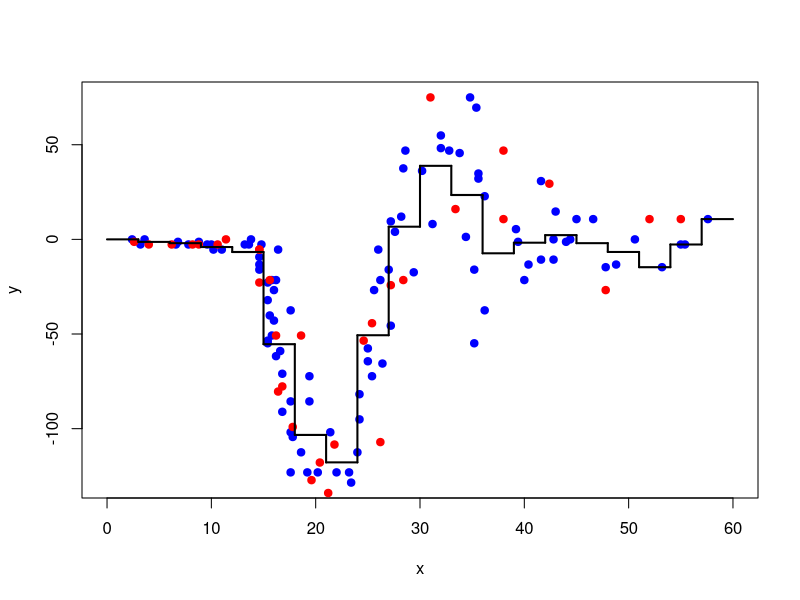
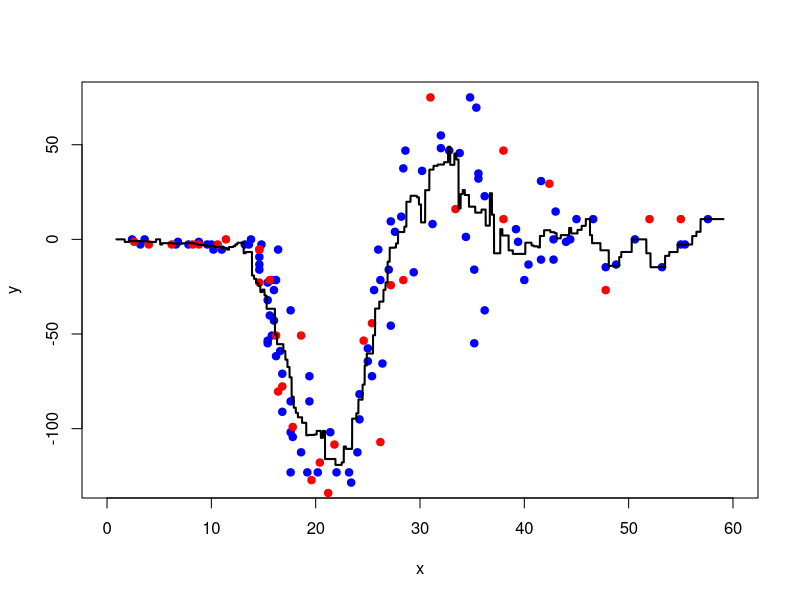
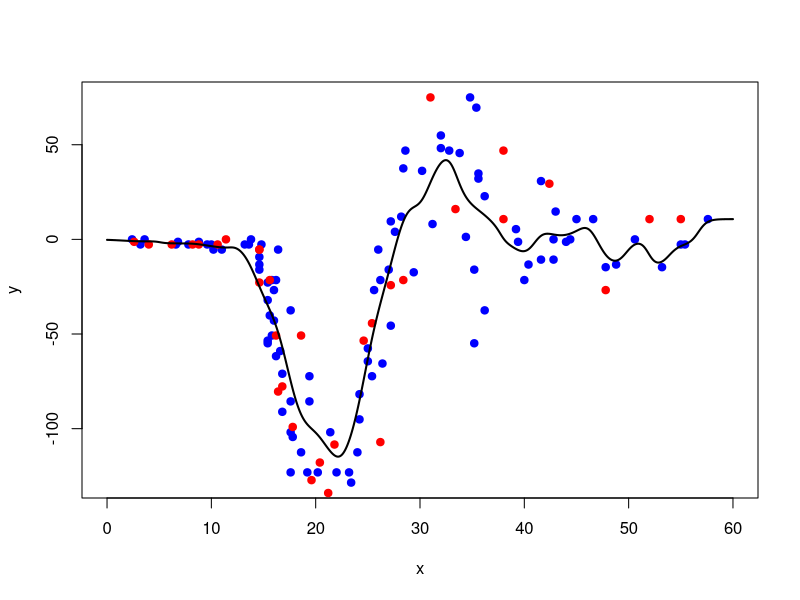

These figures' R source, in order:
# Author: Bahadirhan Filiz
# Implementations of three nonparametric regression algorithms
# 1) Regressogram
# 2) Running Mean Smoother
# 3) Gaussian Kernel

# read data into memory
data_set <- read.csv("hw04_data_set.csv")
train_data <- data_set[1:100,]
test_data <- data_set[101:133,]

minimum_value <- 0
maximum_value <- 60
data_interval <- seq(from = minimum_value, to = maximum_value, by = 0.01)

# Regressogram 
bin_width <- 3
left_borders <- seq(from = minimum_value, to = maximum_value - bin_width, by = bin_width)
right_borders <- seq(from = minimum_value + bin_width, to = maximum_value, by = bin_width)
p_head <- sapply(1:length(left_borders), function(b) { mean(train_data[which(left_borders[b] < train_data$x & train_data$x <=right_borders[b]),2])} )
binNox <- function(x) {floor(x/bin_width) + 1}
p_headx <- function(b) { mean(train_data[which((binNox(b) * bin_width - bin_width) < train_data$x & train_data$x <= binNox(b) * bin_width ),2])
}

# plot
plot(train_data$x, train_data$y, type = "p", pch = 19, col = "blue",
     xlim = c(minimum_value, maximum_value),
     ylab = "y", xlab = "x")
points(test_data$x, test_data$y, type = "p", pch = 19, col = "red")
for (b in 1:length(left_borders)) {
  lines(c(left_borders[b], right_borders[b]), c(p_head[b], p_head[b]), lwd = 2, col = "black")
  if (b < length(left_borders)) {
    lines(c(right_borders[b], right_borders[b]), c(p_head[b], p_head[b + 1]), lwd = 2, col = "black") 
  }
}

# RMSE cal
sum <- 0
for (c in 1:nrow(test_data)) {
  sum = sum + (p_headx(test_data$x[c]) - test_data$y[c])^2
}
RMSE_regressogram <- sqrt(sum/nrow(test_data))


# Running Mean Smoother
p_head <- sapply(data_interval, function(b) { mean(train_data[which((b - 0.5 * bin_width) < train_data$x & train_data$x <= (b + 0.5 * bin_width)),2])} )
p_headx <- function(b) { mean(train_data[which((b - 0.5 * bin_width) < train_data$x & train_data$x <= (b + 0.5 * bin_width)),2])}
# plot
plot(train_data$x, train_data$y, type = "p", pch = 19, col = "blue",
     xlim = c(minimum_value, maximum_value),
     ylab = "y", xlab = "x")
points(test_data$x, test_data$y, type = "p", pch = 19, col = "red")
lines(data_interval, p_head, type = "l", lwd = 2, col = "black")

# RMSE cal
sum <- 0
for (c in 1:nrow(test_data)) {
  sum = sum + (p_headx(test_data$x[c]) - test_data$y[c])^2
}
RMSE_running <- sqrt(sum/nrow(test_data))



# Kernel Smoother
bin_width <- 1
p_head <- sapply(data_interval, function(x) {sum(1 / sqrt(2 * pi) * exp(-0.5 * (x - train_data$x)^2 / bin_width^2) * train_data$y) / sum(1 / sqrt(2 * pi) * exp(-0.5 * (x - train_data$x)^2 / bin_width^2))})     
p_headx <- function(x) {sum(1 / sqrt(2 * pi) * exp(-0.5 * (x - train_data$x)^2 / bin_width^2) * train_data$y) / sum(1 / sqrt(2 * pi) * exp(-0.5 * (x - train_data$x)^2 / bin_width^2))}
  



# plot
plot(train_data$x, train_data$y, type = "p", pch = 19, col = "blue",
     xlim = c(minimum_value, maximum_value),
     ylab = "y", xlab = "x")
points(test_data$x, test_data$y, type = "p", pch = 19, col = "red")
lines(data_interval, p_head, type = "l", lwd = 2, col = "black")

# RMSE cal
sum <- 0
for (c in 1:nrow(test_data)) {
  sum = sum + (p_headx(test_data$x[c]) - test_data$y[c])^2
}
RMSE_kernel <- sqrt(sum/nrow(test_data))


cat("Regressogram => RMSE is", RMSE_regressogram ,"when h is 3")
cat("Running Mean Smoother => RMSE is", RMSE_running ,"when h is 3")
cat("Kernel Smoother => RMSE is" , RMSE_kernel ," when h is 1")









